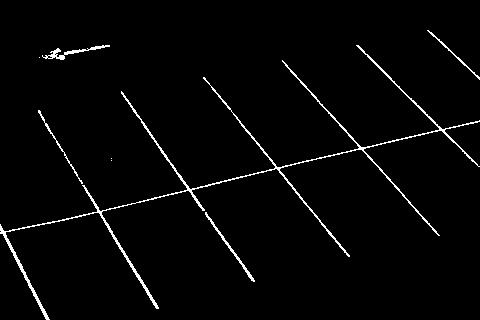
#> input picture hw3/binary.jpg, 480 x 320 px, given in place of Lenna.jpg, which was not available
$ jupyter execute --allow-errors hw3_sharma_abhishek.ipynb   (text cells are left out)
#> lines starting #> are read from the running program, lines starting #| are printed output that depends on the picture; long printed decimals are rounded; pictures that were not available may be replaced by others from this repository, and a replacement may not be noted
[cell 1]
import numpy as np
import matplotlib.pyplot as plt

[cell 2]
from PIL import Image

[cell 3]
img = Image.open("Lenna.jpg")
#> img is the input picture: PIL image 480x320 L; min 0, max 255, mean 6.5
plt.imshow(img)
print(img.size)
#| (480, 320)

[cell 4]
img_np = np.array(img)
print(img_np.shape)
#| (320, 480)
#print(img_np)

#> (a cell that did not finish here is left out)

#> (a cell that did not finish here is left out)

#> (a cell that did not finish here is left out)

#> (a cell that did not finish here is left out)

#> (a cell that did not finish here is left out)

#> (a cell that did not finish here is left out)

[cell 11]
img = Image.open("Lenna.jpg")
width, height = img.size
#> width = 480; height = 320

#> (the rest of this cell did not finish here and is left out)

#> (a cell that did not finish here is left out)

#> (a cell that did not finish here is left out)

#> (a cell that did not finish here is left out)

#> (a cell that did not finish here is left out)

[cell 16]
img = Image.open("ParkingLot.jpg")
plt.imshow(img, cmap='gray')
print(img.size)
#| (480, 320)

[cell 17]
# Histogram Analysis
width, height = img.size
hist,bins = np.histogram(img,256)
#> hist = 256 values, max 141143 at index 0, min 0 at index 34, mean 600; bins = 257 values from 0 to 255
plt.bar(bins[:-1],hist, width=1)
plt.xlabel('Intensity')
plt.ylabel('Frequency')
plt.title('Histogram Distribution')
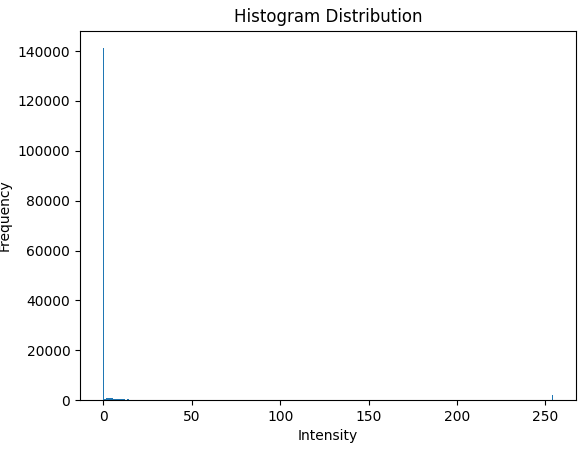
#> figure drawn by matplotlib, 1 panel; tallest bar 141143 high, from x = -0.5 to 0.5

[cell 18]
t = 220
img_np = np.array(img)
binary_mask = img_np > t
#> binary_mask: shape (320, 480) bool; 2.4% white in thin lines or dots

fig, ax = plt.subplots()
plt.imshow(binary_mask, cmap="gray")

[cell 19]
import cv2
from skimage.transform import (hough_line, hough_line_peaks)

img = cv2.imread('binary.jpg',0)
#plt.imshow(img, cmap='gray')
tested_angles = np.linspace(-np.pi/2, np.pi/2, 360*8)

hspace, theta, dist = hough_line(img, tested_angles)
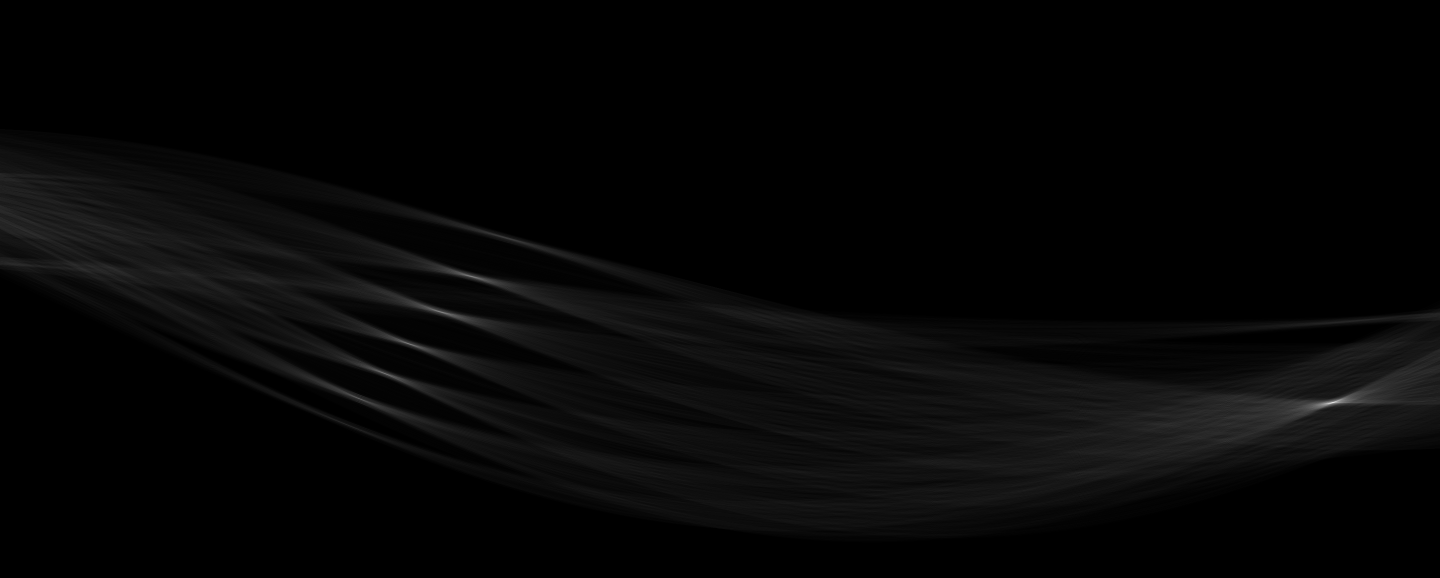
#> hspace: shape (1155, 2880) uint64 (shown at 1/2 size); min 0, max 460, mean 10.8; drawn with min black and max white
#> theta = 2880 values from -1.57 to 1.57; dist = 1155 values from -577 to 577
print(hspace.shape)
#| (1155, 2880)
#plt.figure(figsize=(,10))
#plt.imshow(hspace, cmap=plt.cm.Blues)
plt.imshow(hspace, cmap='plasma')

#plt.grid()
plt.xlabel('theta [deg]')
plt.ylabel('R')
plt.title('Polar Space')
plt.axis('off')

[cell 20]
# [4 lines of commented-out code are left out]
hspace, theta, dist = hough_line(img, tested_angles)
angle_list=[]  #Create an empty list to capture all angles
dist_list = []

# Generating figure 1
fig, axes = plt.subplots(1, 3, figsize=(15, 6))
ax = axes.ravel()

ax[0].imshow(img, cmap='gray')
ax[0].set_title('Input image')
ax[0].set_axis_off()

ax[1].imshow(np.log(1 + hspace),
             extent=[np.rad2deg(theta[-1]), np.rad2deg(theta[0]), dist[-1], dist[0]],
             cmap='plasma', aspect=3/1)
ax[1].set_title('Hough transform')
ax[1].set_xlabel('Angles (degrees)')
ax[1].set_ylabel('Distance (pixels)')
ax[1].axis('image')

ax[2].imshow(img, cmap='gray')

origin = np.array((0, img.shape[1]))
#> origin = [0, 480]
print(img.shape[1])
#| 480
y = []
for _, angle, dist in zip(*hough_line_peaks(hspace, theta, dist, threshold=200)):
    angle_list.append(angle)
    dist_list.append(dist)
    y0, y1 = (dist - origin * np.cos(angle)) / np.sin(angle)
    ax[2].plot(origin, (y0, y1), '-r')
    y.append([y0,y1])
#> this loop made 6 passes
#> (angle, dist, y0, y1) on passes 1 to 6: (1.34, 228, 234.4, 119.7), (-0.608, 47, -82.24, 607), (-0.733, 169, -252.6, 280.8), (-0.675, 111, -177.6, 422.1), (-0.786, 220, -310.9, 168.3), (-0.541, -24, 46.63, 846.1)
#> after the loop, angle_list = [1.34, -0.608, -0.733, -0.675, -0.786, -0.541]; dist_list = [228, 47, 169, 111, 220, -24]; y = [[234.4, 119.7], [-82.24, 607], [-252.6, 280.8], [-177.6, 422.1], [-310.9, 168.3], [46.63, 846.1]]
ax[2].set_xlim(origin)
ax[2].set_ylim((img.shape[0], 0))
ax[2].set_axis_off()
ax[2].set_title('Detected lines')

plt.tight_layout()
plt.show()
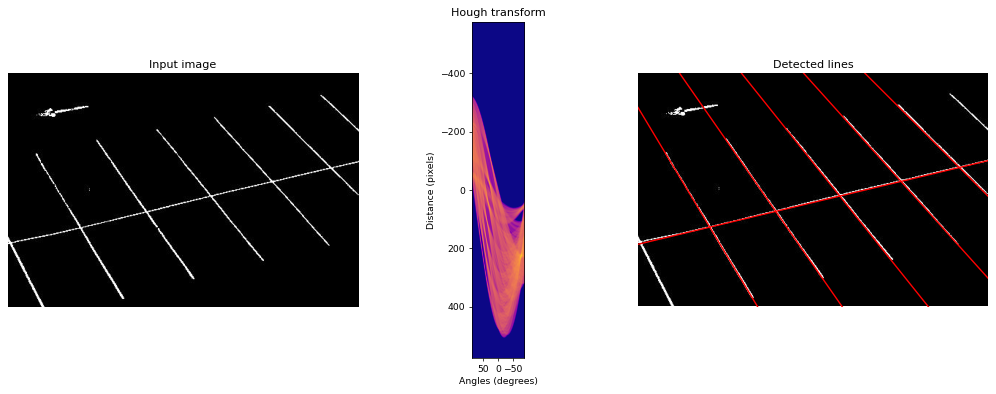
#> figure drawn by matplotlib, 3 panels

angles = [a*180/np.pi for a in angle_list]
#> angles = [76.56, -34.86, -41.98, -38.67, -45.05, -30.98]
print(angles)
#| [76.558, -34.856, -41.983, -38.670, -45.047, -30.980]
print(dist_list)
#| [228.0, 47.0, 169.0, 111.0, 220.0, -24.0]

[cell 21]
print(y)
#| [[234.422, 119.696], [-82.238, 606.957], [-252.648, 280.758], [-177.648, 422.140], [-310.873, 168.342], [46.626, 846.128]]
image = cv2.imread('ParkingLot.jpg')
#> image: shape (320, 480, 3); min 0, max 255, mean 6.5
print(image.shape)
#| (320, 480, 3)
print(origin)
#| [  0 480]
x = []
x = [origin for i in range(len(y))]
#> x = [[0, 480], [0, 480], [0, 480], [0, 480], [0, 480], [0, 480]]
plt.imshow(image)
print(x)
#| [array([  0, 480]), array([  0, 480]), array([  0, 480]), array([  0, 480]), array([  0, 480]), array([  0, 480])]
#plt.ylim(-320,0)
for i in range(len(y)):
    plt.plot(x[i],y[i],'-r')
#> this loop made 6 passes
#plt.ylim(image.shape[0],0)
#plt.xlim(0,image.shape[1])
plt.xlim(-0.5*image.shape[1],1.5*image.shape[1])
plt.plot(x[0],y[0],'--g')
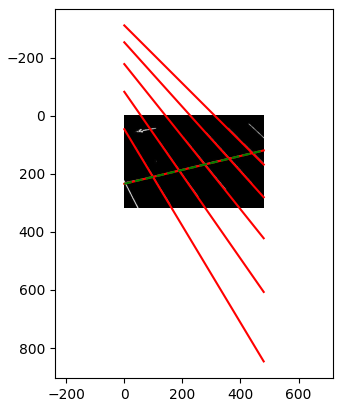
#> figure drawn by matplotlib, 1 panel

[cell 22]
img = cv2.imread('binary.jpg', cv2.IMREAD_GRAYSCALE)
edges = cv2.Canny(img,100,200 , 1, 7)
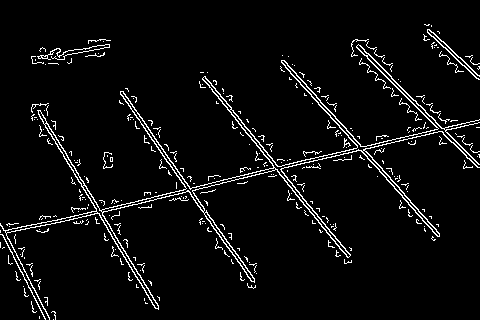
#> edges: shape (320, 480); 4.8% white in thin lines or dots
lines = cv2.HoughLinesP(edges,1,np.pi/180,100,minLineLength=100,maxLineGap=30)
#> lines = 18 rows, first 6: [41, 223, 190, 189], [69, 220, 313, 160], [201, 72, 350, 255], [32, 104, 155, 308], [0, 232, 227, 179], [202, 78, 351, 262]

import math

cdst = cv2.cvtColor(edges, cv2.COLOR_GRAY2BGR)
#> cdst: shape (320, 480, 3); 4.8% white in thin lines or dots
print(lines[0][0])
#| [ 41 223 190 189]
print(len(lines))
#| 18
plt.imshow(image,'gray')
plt.ylim(image.shape[0],0)
plt.xlim(0,image.shape[1])
line_list = []
if lines is not None:
    if lines is not None:
        for i in range(0, len(lines)):
            l = lines[i][0]
            #print(l)
            cv2.line(cdst, (l[0], l[1]), (l[2], l[3]), (0,255,255), 3, cv2.LINE_AA)
            #plt.plot([l[0],l[2]],[l[1],l[3]],'o-')
            line = [[l[0],l[2]],[l[1],l[3]]]   #[[x1,x2],[y1,y2]]
            line_list.append(line)
#> this loop made 18 passes
#> (l, line) on passes 1 to 12: ([41, 223, 190, 189], [[41, 190], [223, 189]]), ([69, 220, 313, 160], [[69, 313], [220, 160]]), ([201, 72, 350, 255], [[201, 350], [72, 255]]), ([32, 104, 155, 308], [[32, 155], [104, 308]]), ([0, 232, 227, 179], [[0, 227], [232, 179]]), ([202, 78, 351, 262], [[202, 351], [78, 262]]), ([35, 104, 158, 308], [[35, 158], [104, 308]]), ([120, 92, 255, 285], [[120, 255], [92, 285]]), ([283, 60, 439, 233], [[283, 439], [60, 233]]), ([223, 179, 478, 120], [[223, 478], [179, 120]]), ([123, 91, 254, 279], [[123, 254], [91, 279]]), ([281, 61, 438, 236], [[281, 438], [61, 236]])
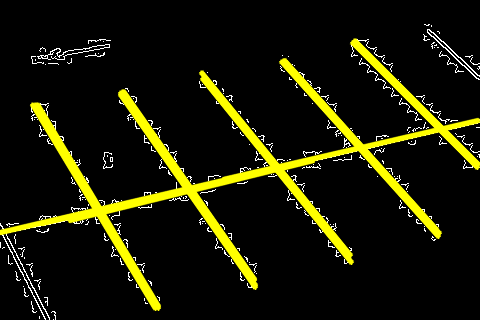
#> cdst: shape (320, 480, 3); mean B, G, R 5.5, 26.9, 26.9
#> after the loop, line_list = 18 items


print(len(line_list))
#| 18
line_list_filtered = []

def slope(line):
    #line [[x1,x2],[y1,y2]]
    x1 = line[0][0]
    x2 = line[0][1]
    y1 = line[1][0]
    y2 = line[1][1]
    m = (y2-y1)/(x2-x1)

    return m
slopes = []
for l in line_list:
    slopes.append(slope(l))
#> this loop made 18 passes
#> (x1 in slope, x2 in slope, y1 in slope, y2 in slope, m in slope) on passes 1 to 12: (41, 190, 223, 189, -0.228), (69, 313, 220, 160, -0.246), (201, 350, 72, 255, 1.23), (32, 155, 104, 308, 1.66), (0, 227, 232, 179, -0.233), (202, 351, 78, 262, 1.23), (35, 158, 104, 308, 1.66), (120, 255, 92, 285, 1.43), (283, 439, 60, 233, 1.11), (223, 478, 179, 120, -0.231), (123, 254, 91, 279, 1.44), (281, 438, 61, 236, 1.11)
#> after the loop, slopes = [-0.228, -0.246, 1.23, 1.66, -0.233, 1.23, 1.66, 1.43, 1.11, -0.231, 1.44, 1.11, 1.43, 1, 1, 1.43, 1.67, 1.11]
print(slopes)
#| [-0.2282, -0.2459, 1.228, 1.659, -0.2335, 1.235, 1.659, 1.430, 1.109, -0.2314, 1.435, 1.115, 1.432, 1.0, 1.0, 1.430, 1.669, 1.112]

math.degrees(1.56)
math.degrees(-0.629)

idx = [i for i in range(len(slopes)) if (slopes[i] > -0.25 and slopes[i] < -0.22) ]
#> idx = [0, 1, 4, 9]


def delete_multiple_element(list_object, indices):
    indices = sorted(indices, reverse=True)
    for idx in indices:
        if idx < len(list_object):
            list_object.pop(idx)

list1 = line_list
#> list1 = 18 items
list_s = slopes
#> list_s has the same summary as slopes
delete_multiple_element(list1, idx)
#> in delete_multiple_element, `indices = sorted(indices, reverse=True)`: indices = [9, 4, 1, 0]
#> the loop in delete_multiple_element, `for idx in indices:` made 4 passes
#> idx on passes 1 to 4: 9, 4, 1, 0
#> after the loop in delete_multiple_element, `for idx in indices:`: list_object = 14 items
delete_multiple_element(list_s, idx)
#> the loop in delete_multiple_element (call 2), `for idx in indices:` made 4 passes
print(list_s)
#| [1.228, 1.659, 1.235, 1.659, 1.430, 1.109, 1.435, 1.115, 1.432, 1.0, 1.0, 1.430, 1.669, 1.112]


def line_len(line):

    x1 = line[0][0]
    x2 = line[0][1]
    y1 = line[1][0]
    y2 = line[1][1]
    length = math.sqrt((x2-x1)**2 + (y2-y1)**2)
    return length

def remove_duplicate_lines(line_list):
    list = []
    idx_covered = set()
    for i in range(len(line_list)):
        if i not in idx_covered:
            line = line_list[i]
            for j in range(i+1,len(line_list)):
                if abs(slope(line)-slope(line_list[j])) < 0.02:
                    idx_covered.add(i)
                    idx_covered.add(j)
                    if line_len(line) < line_len(line_list[j]):
                        line = line_list[j]

            list.append(line)
#> this loop made 14 passes

    return(list)

refined_list = remove_duplicate_lines(list1)
vert = []

for i in range(len(refined_list)):
    plt.plot(refined_list[i][0],refined_list[i][1],'g--')
    vert.append([refined_list[i][0][0],refined_list[i][1][0]])
    vert.append([refined_list[i][0][1],refined_list[i][1][1]])
#> this loop made 5 passes
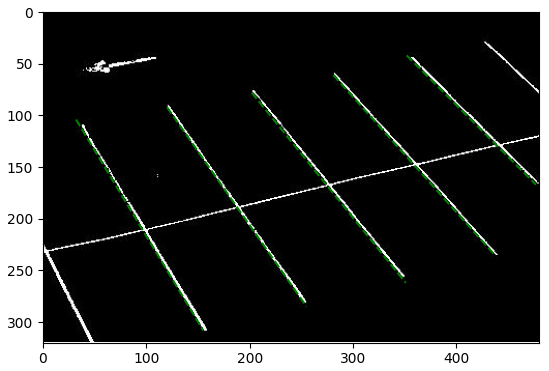
#> figure drawn by matplotlib, 1 panel

[cell 23]
# build a list of coordinates of vertices
plt.imshow(image)

vert_mid = []
def intersection(line1,line2):

    a1 = line1[1][1] - line1[1][0] # y2-y2
    b1 = line1[0][0] - line1[0][1] # x1-x2
    c1 = a1*(line1[0][0]) + b1*line1[1][0]

    a2 = line2[1][1] - line2[1][0] # y2-y2
    b2 = line2[0][0] - line2[0][1] # x1-x2
    c2 = a2*(line2[0][0]) + b2*line2[1][0]

    det = a1*b2 - a2*b1

    if det == 0:
        return None

    else:
        x = (b2*c1 - b1*c2)/det
        y = (a1*c2 - a2*c1)/det
        vertex = [x,y]
        return vertex

for i in range(len(x)-1):
    lin1 = [x[0],y[0]]
    lin2 = [x[i+1],y[i+1]]
    vertices = intersection(lin1,lin2)
    vert_mid.append(vertices)

print(vertices[0])
#| 98.599
for i in range(len(vert_mid)):
    plt.plot(vert_mid[i][0],vert_mid[i][1],'og')

for i in range(len(vert)):
    plt.plot(vert[i][0],vert[i][1],'or')
#> this loop made 10 passes

plt.plot(x[0],y[0],'g--')
print(vert)
#| [[202, 78], [351, 262], [32, 104], [155, 308], [120, 92], [255, 285], [281, 61], [438, 236], [352, 42], [477, 167]]
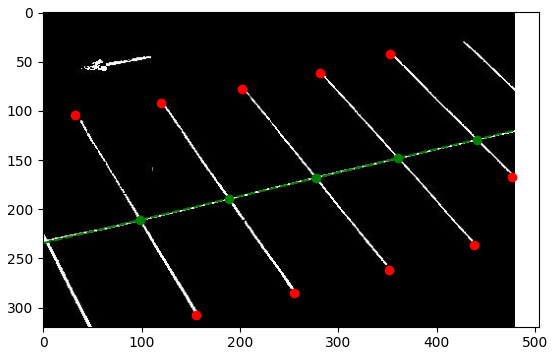
#> figure drawn by matplotlib, 1 panel

[cell 24]
from shapely.geometry import Polygon
# sort points above and below mid-line
plt.imshow(image)
#plt.plot(vert[0][0],vert[0][1],'ro')

print(x[0])
#| [  0 480]
print(y[0])
#| [234.422, 119.696]
A = x[0]  # x1,x2
B = y[0]  # y1,y2
x1,x2 = A
y1,y2 = B
#print(x1,y1)
above = []
below = []
x2 = x2-x1
y2 = y2 - y1
for i in range(len(vert)):
    a = vert[i]
    ax = a[0]
    ay = a[1]

    ax = ax-x1
    ay = ay-y1

    cp = (x2*ay) - (y2*ax)
    if cp > 0:
        above.append(a)
    if cp < 0:
        below.append(a)
    #plt.plot(a[0],a[1],'ro')

#plt.plot(A,B,'go--')
for i in range(len(above)):
    plt.plot(above[i][0],above[i][1],'ro')

for i in range(len(below)):
    plt.plot(below[i][0],below[i][1],'bo')

sorted_above = sorted(above, key=lambda p: p[0])
sorted_below = sorted(below, key=lambda p: p[0])
sorted_mid = sorted(vert_mid, key=lambda p: p[0])

j = 0
for i in range(len(sorted_mid)-1):
    P1 = sorted_mid[i]
    P2 = sorted_mid[i+1]
    P3 = sorted_above[i+1]
    P4 = sorted_above[i]
    vertices1 = np.array([(P1[0], P1[1]), (P2[0], P2[1]), (P3[0], P3[1]), (P4[0], P4[1])])
    plt.fill(vertices1[:,0], vertices1[:,1], alpha=0.5)

    P33 = sorted_below[i+1]
    P44 = sorted_below[i]
    vertices2 = np.array([(P1[0], P1[1]), (P2[0], P2[1]), (P33[0], P33[1]), (P44[0], P44[1])])
    plt.fill(vertices2[:,0], vertices2[:,1], alpha=0.8)
    j = j+1
#> this loop made 4 passes

plt.title('Parking Space Polygons')
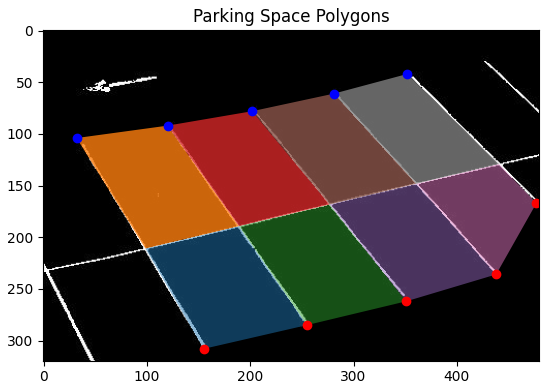
#> figure drawn by matplotlib, 1 panel
